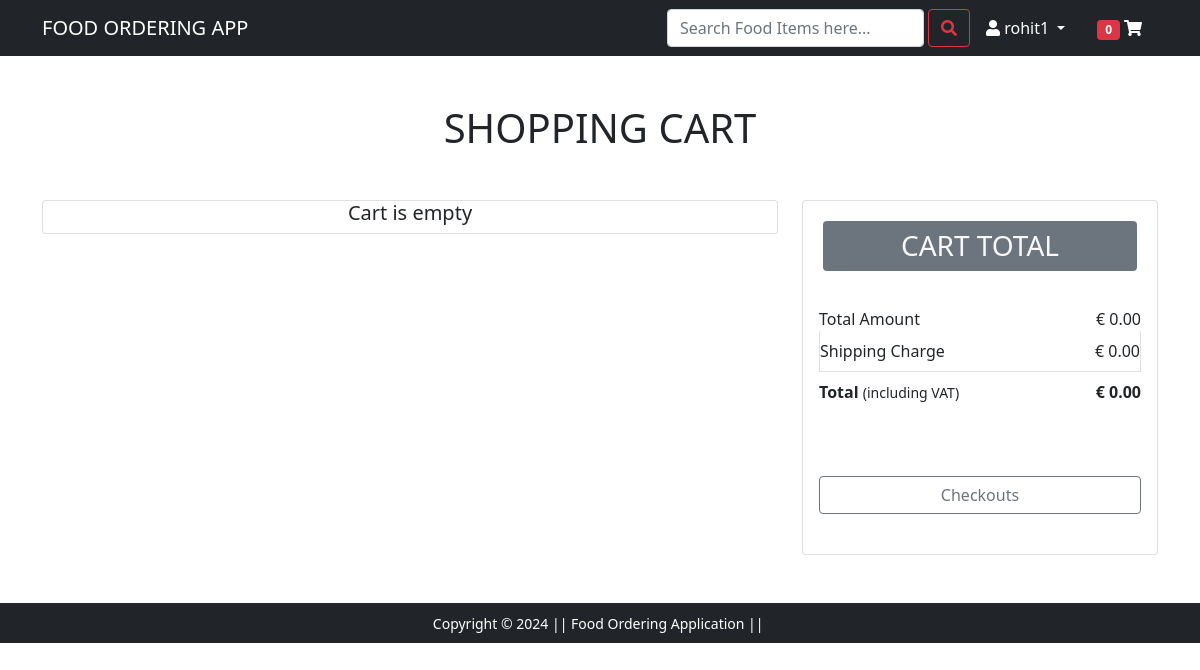
The app's page /cart/ (signed in), older data.
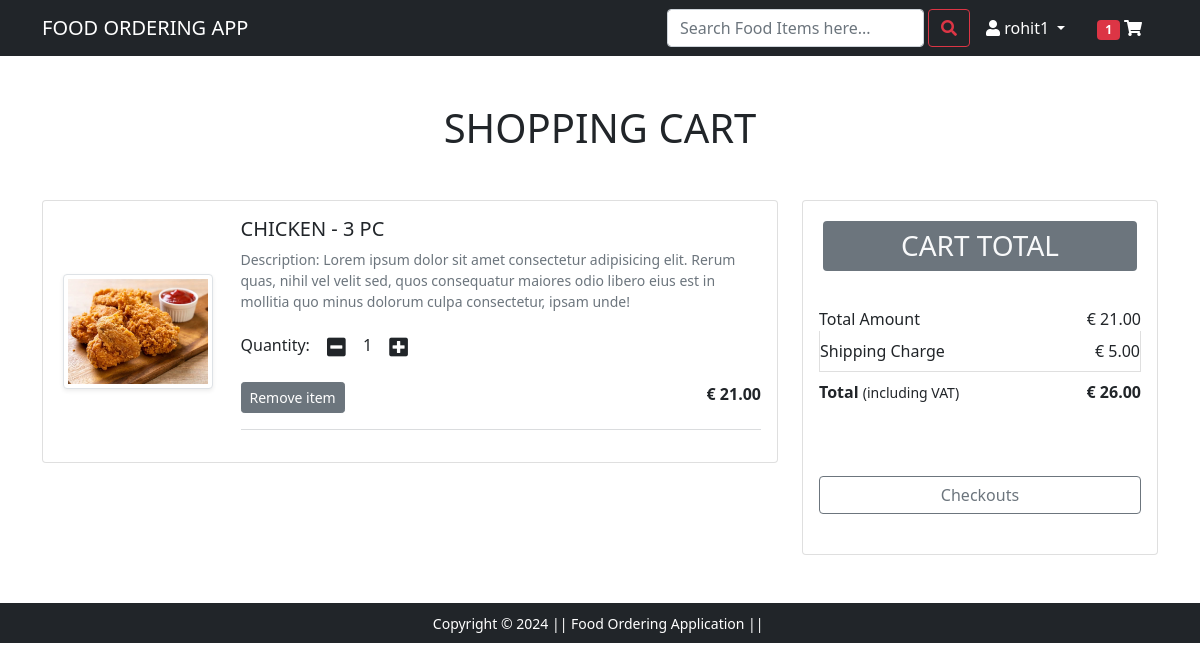
The same page, newer data.
### accountApp/models.py (models this page shows, shortened)
class User(AbstractBaseUser):
    email = models.EmailField(max_length=255, unique=True)
    username = models.CharField(max_length=255, unique=True)
    first_name = models.CharField(max_length=100)
    last_name = models.CharField(max_length=100)
    date_joined = models.DateTimeField(auto_now_add=True)
    is_active = models.BooleanField(default=True)
    is_staff = models.BooleanField(default=False)
    is_admin = models.BooleanField(default=False)
    USERNAME_FIELD = 'email'
    REQUIRED_FIELDS = ['username']  # Email & Password are required by default.
    objects = CustomUserManager()
    def __str__(self):
        return self.email

### orderApp/models.py (models this page shows, shortened)
class OrderItem(models.Model):
    product = models.ForeignKey(FoodItem, on_delete=models.SET_NULL, null=True)
    order = models.ForeignKey(Order, on_delete=models.SET_NULL, null=True, blank=True)
    quantity = models.IntegerField(default=0, null=True, blank=True)
    date_added = models.DateTimeField(auto_now_add=True)
    @property
    def get_total(self):
        total = self.product.price * self.quantity
        return total

class Order(models.Model):
    customer = models.ForeignKey(Profile, on_delete=models.SET_NULL, null=True, blank=True)
    date_ordered = models.DateTimeField(auto_now_add=True)
    status = models.CharField(default='Pending', choices=STATUS_CHOICE, max_length=20)
    transaction_id = models.CharField(max_length=100, null=True, blank=True)
    shipping_charge = models.DecimalField(max_length=100, decimal_places=2, max_digits=5, null=True, blank=True,
                                          default=5)
    is_complete = models.BooleanField(default=False)
    @property
    def get_cart_total(self):
        orderitems = self.orderitem_set.all()
        total = sum([item.get_total for item in orderitems])
        return total
    @property
    def grand_total(self):
        orderitems = self.orderitem_set.all()
        total = sum([item.get_total for item in orderitems])
        if total > 0:
            total += self.shipping_charge
        else:
            self.shipping_charge = 0.00
        return total

### restaurantApp/models.py (models this page shows, shortened)
class FoodItem(models.Model):
    category = models.ForeignKey(Category, on_delete=models.CASCADE, blank=True, null=True)
    name = models.CharField(max_length=200)
    price = models.DecimalField(max_length=100, decimal_places=2, max_digits=5)
    image = models.ImageField(blank=True, null=True, upload_to='FoodItem-images')

### orderApp/views.py (the view)
# urls.py: path('cart/',cart,name='cart'),
def cart(request):
    if request.user.is_authenticated:
        try:
            customer = request.user.profile
            order = Order.objects.get(customer=customer, is_complete=False)
            orderItems = OrderItem.objects.filter(order=order)
            grand_total = order.grand_total
            cartObjects = orderItems.count()
        except:
            print('cart is empty..')
            cartObjects = 0
            grand_total = 0
            order = {'get_cart_total': 0, 'get_cart_item': 0}
            orderItems = []
    else:
        cartObjects = 0
        order = {'get_cart_total': 0, 'get_cart_item': 0}
        grand_total = 0
        orderItems = []
    context = {
        'orderItems': orderItems,
        'order': order,
        'cartObjects': cartObjects,
        'grand_total': grand_total,
    }
    return render(request, 'addtocart.html', context)

### templates/addtocart.html (shortened to what this page needs)
{% extends 'base1.html' %}
{% load static %}
{% block body %}
<div class="container my-5">
  <div class="row">
   <h1 class="text-center mb-5 text-uppercase">Shopping Cart</h1>
   <div class="col-sm-8">
   <div class="card">
    {% if cartObjects > 0%}
     {% for item in orderItems %}
    <div class="card-body">
     <div class="row">
      <div class="col-sm-3 text-center align-self-center"><img src="{{item.product.image.url}}" alt="" srcset="" class="img-fluid img-thumbnail shadow-sm" height="150" width="150"> </div>
      <div class="col-sm-9">
        <h5 class="text-uppercase">{{item.product.name}}</h5>
        <p class="mb-2 text-muted small">Description: Lorem ipsum dolor sit amet consectetur adipisicing elit. Rerum quas, nihil vel velit sed, quos consequatur maiores odio libero eius est in mollitia quo minus dolorum culpa consectetur, ipsam unde!</p>
        <div class="my-3">
         <label for="quantity">Quantity:</label>
         <button  class="btn update-cart" data-fooditem="{{item.product.id}}" data-action="remove"><i class="fas fa-minus-square fa-lg" ></i></button>
          <span data-quantity="{{item.quantity}}" id="quantity">{{item.quantity}}</span>
         <button  class="btn update-cart" data-fooditem="{{item.product.id}}" data-action="add"><i class="fas fa-plus-square fa-lg" ></i></button>
        </div>
        <div class="d-flex justify-content-between">
         <button data-fooditem="{{item.product.id}}" data-action="delete" class="btn btn-sm btn-secondary mr-3 update-cart" data-toggle="modal" data-target="#exampleModal">Remove item </button>
         <p class="mb-0"><span><strong>€ {{item.get_total}}</strong></span></p>
        </div>
        <hr class="text-muted">
      </div>
     </div>
    </div>
    {% endfor %}
    {% else %}
    <h5 class="text-center">Cart is empty</h5>
    {% endif %}
    </div>
   </div>
   <div class="col-sm-4">
    <div class="card">
     <div class="card-body">
       <h3 class="m-1 p-2 text-center bg-secondary text-light rounded text-uppercase">Cart Total</h3>
       <ul class="list-group pt-4 pb-4 pl-1 pr-1">
        {% if order.get_cart_total %}
        <li class="list-group-item d-flex justify-content-between align-items-center border-0 px-0 pb-0">Total Amount<span>€ {{order.get_cart_total}}</span></li>
        {% else %}
        <li class="list-group-item d-flex justify-content-between align-items-center border-0 px-0 pb-0">Total Amount<span>€ 0.00</span></li>
        {% endif %}
        {% if order.shipping_charge %}
        <li class="list-group-item d-flex justify-content-between align-items-center px-0">Shipping Charge<span>€ {{order.shipping_charge}}</span></li>
        {% else %}
        <li class="list-group-item d-flex justify-content-between align-items-center px-0">Shipping Charge<span>€ 0.00</span></li>
        {% endif %}
        <li class="list-group-item d-flex justify-content-between align-items-center border-0 px-0 mb-3">
         <div>
            <strong>Total</strong> <small>(including VAT)</small>
          </div>
          {% if order.get_cart_total %}
          <span><strong>€ {{grand_total}}</strong></span>
          {% else %}
          <span><strong>€ 0.00</strong></span>
          {% endif %}
        </li>
       </ul>
       <div class="d-grid mt-4 mb-4"><a href="{% url 'checkout' %}" class="btn btn-outline-secondary">Checkouts</a></div>
     </div>
    </div>
   </div>
  </div>
 </div>
{% endblock body %}

### templates/base1.html (shortened to what this page needs)
<!DOCTYPE html>
{% load static %}
<html lang="en">
  <head>
    <link rel="stylesheet" href="{% static 'css/bootstrap.min.css' %}">
    <link rel="stylesheet" href="{% static 'css/owl.carousel.min.css' %}" />
    <link rel="stylesheet" href="https://cdnjs.cloudflare.com/ajax/libs/font-awesome/5.15.3/css/all.min.css" />
    <link rel="stylesheet" href="{% static 'css/style.css' %}" />
  </head>
  <body>
    <nav class="navbar navbar-expand-lg navbar-dark bg-dark">
      <div class="container">
        <a class="navbar-brand" href="{% url 'home' %}">FOOD ORDERING APP</a>
        <div class="collapse navbar-collapse" id="navbarSupportedContent">
          <form class="d-flex" action="/item-search" method="get">
            <input
              class="form-control me-1"
              type="search"
              placeholder="Search Food Items here..."
              aria-label="Search"
              name="query"
              id="query"
            />
            <button class="btn btn-outline-danger" type="submit">
              <i class="fas fa-search"></i>
            </button>
          </form>
          <div>
            <ul class="navbar-nav me-auto mb-2 mb-lg-0">
              {% if request.user.is_authenticated %}
              <li class="adc nav-item dropdown mx-2 active">
                <a
                  class="nav-link dropdown-toggle text-white"
                  href="#"
                  id="profileDropdown"
                  role="button"
                  data-bs-toggle="dropdown"
                  aria-expanded="false"
                >
                  <i class="fas fa-user"></i> {{request.user.username}}
                </a>
              </li>
              {% endif %}
              <li class="nav-item mx-2">
                <a href="{% url 'cart' %}" class="nav-link text-white">
                  {% if cartObjects %}
                  <span class="badge bg-danger" id="cart-total">{{cartObjects}}</span>
                  {% else %}
                  <span class="badge bg-danger" id="cart-total">0</span>
                  {% endif %}
                  <i class="fas fa-shopping-cart"></i
                ></a>
              </li>
            </ul>
          </div>
        </div>
      </div>
    </nav>
     {% block body %} {% endblock body %}
    <footer class="container-fluid bg-dark text-center p-2 mt-5">
      <small class="text-white"
        >Copyright &copy; 2024 || Food Ordering Application ||
      </small>
    </footer>
  </body>
</html>

Row changes from the older to the newer data that the page shows:
added OrderItem: product.image (picture), product.name "CHICKEN - 3 PC", quantity "1", get_total "21.00"
added Order: get_cart_total "21.00", shipping_charge "5.00"
Text that changed along with them:
{{ cartObjects }}: (not shown) → "1"
{{ grand_total }}: (not shown) → "26.00"
text no longer shown: "0 Cart is empty € 0.00 € 0.00 € 0.00"
